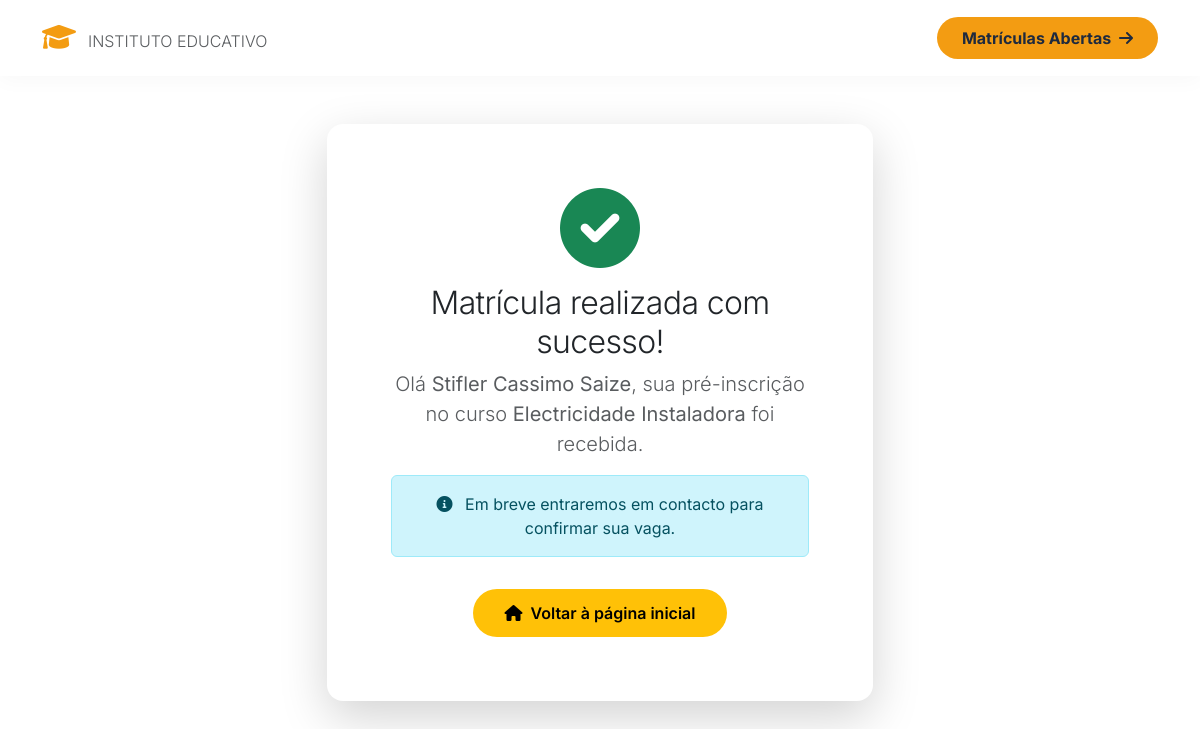
The app's page /matricula/sucesso/1/ with its own data.
### website/models.py (models this page shows, shortened)
class Matricula(models.Model):
    nome_completo = models.CharField('Nome completo', max_length=200)
    data_nascimento = models.DateField('Data de nascimento')
    genero = models.CharField(
        'Gênero',
        max_length=20,
        choices=[
            ('M', 'Masculino'),
            ('F', 'Feminino'),
            ('O', 'Outro'),
        ]
    )
    nacionalidade = models.CharField('Nacionalidade', max_length=100, default='Moçambicana')
    bilhete_identidade = models.CharField(
        'BI/NUIT',
        max_length=30,
        validators=[MinLengthValidator(8)],
        unique=True
    )
    telefone = models.CharField(
        'Telefone',
        max_length=20,
        validators=[RegexValidator(r'^\+?258?[0-9]{9,12}$', 'Número inválido')]
    )
    email = models.EmailField('E-mail', blank=True)
    endereco = models.TextField('Endereço', max_length=300)
    curso = models.ForeignKey(
        'Curso',
        on_delete=models.PROTECT,
        verbose_name='Curso pretendido',
        related_name='matriculas'
    )
    FORMA_PAGAMENTO_CHOICES = [
        ('V', 'À vista'),
        ('P', 'Parcelado (3x)'),
    ]
    forma_pagamento = models.CharField(
        'Forma de pagamento',
        max_length=1,
        choices=FORMA_PAGAMENTO_CHOICES,
        default='V', blank=True,
    )
    observacoes = models.TextField('Observações', blank=True)
    STATUS_CHOICES = [
        ('P', 'Pendente'),
        ('C', 'Confirmada'),
        ('A', 'Aprovada'),
        ('R', 'Rejeitada'),
        ('M', 'Matriculado'),
    ]
    status = models.CharField(
        'Status',
        max_length=1,
        choices=STATUS_CHOICES,
        default='P', blank=True,
    )
    data_criacao = models.DateTimeField('Data de inscrição', auto_now_add=True)
    data_atualizacao = models.DateTimeField('Última atualização', auto_now=True)
    class Meta:
        verbose_name = 'Matrícula'
        verbose_name_plural = 'Matrículas'
        ordering = ['-data_criacao']

class Curso(models.Model):
    secao_cursos = models.ForeignKey(SecaoCursos, on_delete=models.CASCADE, related_name='cursos')
    nome = models.CharField(max_length=100)
    icone = models.CharField(max_length=50)  # "fa-bolt"
    descricao = models.TextField()
    imagem = models.ImageField(max_length=255)  # caminho da imagem
    duracao = models.CharField(max_length=50)  # "2 meses (72 horas)"
    pre_requisitos = models.CharField(max_length=200)  # "Ensino básico completo (9ª classe)"
    preco = models.CharField(max_length=20)  # "800 MZN"
    class Meta:
        verbose_name = "Curso"
        verbose_name_plural = "Cursos"

### website/views.py (the view)
# urls.py: path('matricula/sucesso/<int:matricula_id>/', views.matricula_sucesso, name='matricula_sucesso'),
def matricula_sucesso(request, matricula_id):
    matricula = get_object_or_404(Matricula, id=matricula_id)
    return render(request, 'web/matricula_sucesso.html', {'matricula': matricula})

### templates/web/matricula_sucesso.html (shortened to what this page needs)
{% load static %}
{% block content %}
<!DOCTYPE html>
<html lang="pt">
<head>
    <link href="https://cdn.jsdelivr.net/npm/bootstrap@5.3.0-alpha1/dist/css/bootstrap.min.css" rel="stylesheet">
    <link rel="stylesheet" href="https://cdnjs.cloudflare.com/ajax/libs/font-awesome/6.0.0-beta3/css/all.min.css">
    <link rel="stylesheet" href="{% static 'css/style.css' %}">
</head>
<body>
    <nav class="navbar navbar-expand-lg sticky-top">
        <div class="container">
            <a class="navbar-brand" href="#">
                <i class="fas fa-graduation-cap"></i>
                <span class="fw-light text-muted text-uppercase">INSTITUTO EDUCATIVO</span>
            </a>
            <div class="collapse navbar-collapse" id="navbarMain">
                <a href="" class="btn btn-matricula">Matrículas Abertas <i class="fas fa-arrow-right ms-1"></i></a>
            </div>
        </div>
    </nav>
    <div class="container py-5">
        <div class="row justify-content-center">
            <div class="col-lg-6">
                <div class="card shadow-lg border-0 rounded-4 text-center p-5">
                    <div class="card-body">
                        <i class="fas fa-check-circle text-success" style="font-size: 5rem;"></i>
                        <h2 class="fw-light mt-3">Matrícula realizada com sucesso!</h2>
                        <p class="lead text-muted">
                            Olá <strong>{{ matricula.nome_completo }}</strong>, sua pré-inscrição no curso
                            <strong>{{ matricula.curso.nome }}</strong> foi recebida.
                        </p>
                        <div class="alert alert-info">
                            <i class="fas fa-info-circle me-2"></i>
                            Em breve entraremos em contacto para confirmar sua vaga.
                        </div>
                        <a href="{% url 'home' %}" class="btn btn-primary-custom mt-3">
                            <i class="fas fa-home me-2"></i>Voltar à página inicial
                        </a>
                    </div>
                </div>
            </div>
        </div>
    </div>
{% endblock %}

### static/css/style.css (style rules this page uses)
* { margin: 0; padding: 0; box-sizing: border-box; }
body { font-family: 'Inter', sans-serif; color: #1e2a3e; overflow-x: hidden; scroll-behavior: smooth; }
:root { --primary: #0a5c8e; --primary-dark: #064663; --secondary: #f39c12; --light-bg: #f8fafc; --gray-light: #eef2f6; --text-dark: #0f172a; --text-muted: #475569; }
h1, h2, h3, h4, h5 { font-weight: 700; letter-spacing: -0.02em; }
.btn-primary-custom { background-color: var(--primary); border: none; padding: 10px 28px; font-weight: 600; border-radius: 40px; transition: all 0.3s ease; color: white; }
.btn-matricula { background: var(--secondary); color: #1e2a3e; font-weight: 700; border-radius: 40px; padding: 8px 24px; transition: 0.2s; }
.navbar { background: rgba(255,255,255,0.96); backdrop-filter: blur(4px); box-shadow: 0 4px 20px rgba(0,0,0,0.03); padding: 0.8rem 0; }
.navbar-brand { font-weight: 800; font-size: 1.7rem; color: var(--primary-dark); }
.navbar-brand i { color: var(--secondary); margin-right: 6px; }
.navbar-brand .fw-light { font-size: 1rem; }
.btn-primary-custom { background-color: #ffc107; color: #000; border: none; padding: 0.75rem 2rem; border-radius: 50px; font-weight: 600; transition: all 0.3s; }

### records on screen
Matricula: nome_completo "Stifler Cassimo Saize", curso.nome "Electricidade Instaladora"
